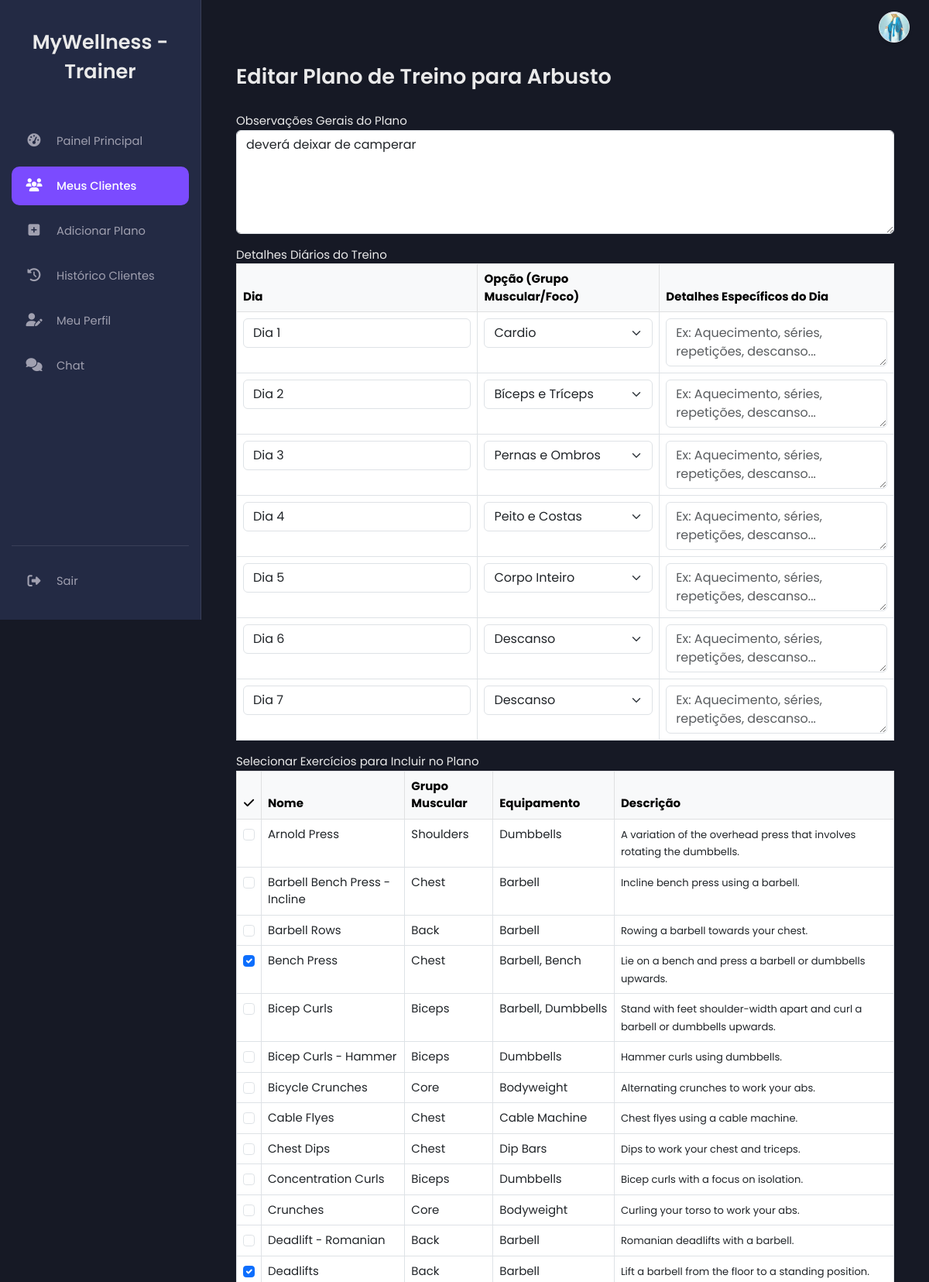
Screenshot of /edit_workout_plan.php?client_id=5&workout_plan_id=13 (signed in, upper part) with the database file from the repository.
### tables this page shows
CREATE TABLE `users` (
  `id` int(11) NOT NULL,
  `name` varchar(100) NOT NULL,
  `email` varchar(100) NOT NULL,
  `numero_telemovel` varchar(25) DEFAULT NULL COMMENT 'Número de telemóvel do utilizador',
  `password` varchar(255) NOT NULL,
  `role` enum('client','trainer','nutritionist','admin') NOT NULL,
  `token` varchar(255) DEFAULT NULL,
  `reset_token` varchar(255) DEFAULT NULL,
  `reset_token_expires_at` datetime DEFAULT NULL,
  `first_login` tinyint(1) NOT NULL DEFAULT 1,
  `created_at` timestamp NOT NULL DEFAULT current_timestamp(),
  `profile_picture` varchar(255) DEFAULT NULL
);

CREATE TABLE `workout_plans` (
  `id` int(11) NOT NULL,
  `client_id` int(11) NOT NULL,
  `trainer_id` int(11) NOT NULL,
  `plan_details` text NOT NULL,
  `created_at` timestamp NOT NULL DEFAULT current_timestamp(),
  `is_active` tinyint(1) DEFAULT 0
);

CREATE TABLE `workout_plan_days` (
  `id` int(11) NOT NULL,
  `workout_plan_id` int(11) DEFAULT NULL,
  `day_name` varchar(255) NOT NULL,
  `day_details` text DEFAULT NULL,
  `day_option_id` int(11) DEFAULT NULL
);

CREATE TABLE `day_options` (
  `id` int(11) NOT NULL,
  `name` varchar(255) NOT NULL
);

CREATE TABLE `exercises` (
  `id` int(11) NOT NULL,
  `name` varchar(255) NOT NULL,
  `description` text DEFAULT NULL,
  `muscle_group` varchar(255) DEFAULT NULL,
  `equipment` varchar(255) DEFAULT NULL,
  `image` varchar(255) DEFAULT NULL,
  `video_url` varchar(255) DEFAULT NULL
);

### edit_workout_plan.php (the view, shortened to what this page needs)
<?php
include 'db.php';
include 'header.php';
include 'sidebar_trainer.php';
$client_id = $_GET['client_id'];
$workout_plan_id = $_GET['workout_plan_id'];
$plan = ['plan_details' => ''];
$selected_exercises = [];
$workout_plan_days = [];
$day_options = [];
$client_name = 'Cliente';
try {
    $stmt_client_name = $pdo->prepare("SELECT u.name FROM users u JOIN clients c ON u.id = c.user_id WHERE c.id = ?");
    $stmt_client_name->execute([$client_id]);
    $client_name_result = $stmt_client_name->fetchColumn();
    if ($client_name_result) {
        $client_name = $client_name_result;
    } else {
        throw new Exception("Cliente não encontrado.");
    }
    $stmt_plan = $pdo->prepare("SELECT plan_details FROM workout_plans WHERE id = ? AND trainer_id = ? AND client_id = ?");
    $stmt_plan->execute([$workout_plan_id, $_SESSION['user_id'], $client_id]);
    $plan_result = $stmt_plan->fetch();
    if ($plan_result) {
        $plan = $plan_result;
    } else {
        throw new Exception("Plano de treino não encontrado ou acesso negado.");
    }
    $stmt_selected_exercises = $pdo->prepare("SELECT exercise_id FROM workout_plan_exercises WHERE workout_plan_id = ?");
    $stmt_selected_exercises->execute([$workout_plan_id]);
    $selected_exercises = $stmt_selected_exercises->fetchAll(PDO::FETCH_COLUMN);
    $stmt_days = $pdo->prepare("SELECT day_name, day_details, day_option_id FROM workout_plan_days WHERE workout_plan_id = ? ORDER BY FIELD(day_name, 'Dia 1', 'Dia 2', 'Dia 3', 'Dia 4', 'Dia 5', 'Dia 6', 'Dia 7')");
    $stmt_days->execute([$workout_plan_id]);
    $workout_plan_days = $stmt_days->fetchAll();
    $stmt_day_options = $pdo->query("SELECT id, name FROM day_options ORDER BY id");
    $day_options = $stmt_day_options->fetchAll();
    $stmt_all_exercises = $pdo->query("SELECT * FROM exercises ORDER BY name");
    $exercises = $stmt_all_exercises->fetchAll();
} catch (PDOException $e) {
    $page_error = "Erro ao carregar dados para edição: " . $e->getMessage();
    error_log($page_error);
    $plan = ['plan_details' => ''];
    $selected_exercises = [];
    $workout_plan_days = [];
    $day_options = [];
    $exercises = [];
} catch (Exception $e) {
     $page_error = $e->getMessage();
     echo "<script>alert('" . htmlspecialchars($page_error) . "'); window.location.href = 'my_clients.php';</script>";
     exit;
}
?>
<main class="main-content">
    <div class="container mt-5">
        <h2>Editar Plano de Treino para <?= htmlspecialchars($client_name) ?></h2>
        <form method="POST" action="edit_workout_plan.php?client_id=<?= $client_id ?>&workout_plan_id=<?= $workout_plan_id ?>">
            <div class="form-group mb-3">
                <label for="plan_details">Observações Gerais do Plano</label>
                <textarea class="form-control" id="plan_details" name="plan_details" rows="5"><?= htmlspecialchars($plan['plan_details']) ?></textarea>
            </div>
            <div class="form-group mb-3">
                <label>Detalhes Diários do Treino</label>
                <table class="table table-bordered" id="day-details-table">
                    <thead class="table-light">
                        <tr>
                            <th>Dia</th>
                            <th>Opção (Grupo Muscular/Foco)</th>
                            <th>Detalhes Específicos do Dia</th>
                        </tr>
                    </thead>
                    <tbody>
                        <?php
                        $days_data_map = [];
                        foreach ($workout_plan_days as $day) {
                            $days_data_map[$day['day_name']] = $day;
                        }
                        for ($i = 1; $i <= 7; $i++):
                            $current_day_name = "Dia " . $i;
                            $day_data = $days_data_map[$current_day_name] ?? ['day_details' => '', 'day_option_id' => null];
                        ?>
                            <tr>
                                <td>
                                    <input type="text" class="form-control" name="day[]" value="<?= htmlspecialchars($current_day_name) ?>" readonly required>
                                </td>
                                <td>
                                    <select class="form-select" name="day_option_id[]">
                                        <?php foreach ($day_options as $option): ?>
                                            <option value="<?= $option['id'] ?>" <?= ($day_data['day_option_id'] == $option['id']) ? 'selected' : '' ?>>
                                                <?= htmlspecialchars($option['name']) ?>
                                            </option>
                                        <?php endforeach; ?>
                                    </select>
                                </td>
                                <td>
                                    <textarea class="form-control" name="day_details[]" rows="2" placeholder="Ex: Aquecimento, séries, repetições, descanso..."><?= htmlspecialchars($day_data['day_details']) ?></textarea>
                                </td>
                            </tr>
                        <?php endfor; ?>
                    </tbody>
                </table>
            </div>
            <div class="form-group mb-3">
                <label>Selecionar Exercícios para Incluir no Plano</label>
                <div class="table-responsive">
                    <table class="table table-bordered table-hover">
                        <thead class="table-light">
                            <tr>
                                <th class="text-center"><i class="fas fa-check"></i></th>
                                <th>Nome</th>
                                <th>Grupo Muscular</th>
                                <th>Equipamento</th>
                                <th>Descrição</th>
                            </tr>
                        </thead>
                        <tbody>
                            <?php
                            if (empty($exercises)) {
                                echo "<tr><td colspan='5' class='text-center text-muted'>Nenhum exercício cadastrado no sistema. <a href='#'>Adicionar exercícios</a>.</td></tr>";
                            } else {
                                foreach ($exercises as $exercise) {
                                    $is_checked = in_array($exercise['id'], $selected_exercises);
                                    echo "<tr>";
                                    echo "<td class='text-center'><input type='checkbox' class='form-check-input' name='selected_exercises[]' value='" . $exercise['id'] . "'" . ($is_checked ? " checked" : "") . "></td>";
                                    echo "<td>" . htmlspecialchars($exercise['name']) . "</td>";
                                    echo "<td>" . htmlspecialchars($exercise['muscle_group']) . "</td>";
                                    echo "<td>" . htmlspecialchars($exercise['equipment']) . "</td>";
                                    echo "<td><small>" . htmlspecialchars($exercise['description']) . "</small></td>";
                                    echo "</tr>";
                                }
                            }
                            ?>
                        </tbody>
                    </table>
                </div>
            </div>
        </form>
    </div>
</main>
<?php include 'footer.php'; ?>

### assets/css/dashboard_cliente.css (style rules this page uses)
:root { --bg-dark-primary: #161925; --bg-dark-secondary: #232A44; --text-light: #EAEAEA; --text-muted: #A0A0B0; --accent-color: #7B4BFF; --accent-color-hover: #6a3ffb; --border-color: #3a3f58; --sidebar-width: 260px; --sidebar-width-collapsed: 80px; --font-family: 'Poppins', sans-serif; }
body.dashboard-body { background-color: var(--bg-dark-primary); color: var(--text-light); font-family: var(--font-family); margin: 0; padding: 0; display: flex; min-height: 100vh; font-size: 15px; }
.main-content { margin-left: var(--sidebar-width); padding: 35px 45px; width: calc(100% - var(--sidebar-width)); background-color: var(--bg-dark-primary); transition: margin-left 0.3s ease, width 0.3s ease; overflow-y: auto; }
.main-content h2 { color: var(--text-light); margin-bottom: 30px; font-weight: 600; font-size: 1.8em; }
.container, .container-fluid, .container-lg, .container-md, .container-sm, .container-xl, .container-xxl { padding-left: 0; padding-right: 0; max-width: 100%; }

### assets/css/personalizacao_chat.css (style rules this page uses)
:root { --chat-bg: #FFFFFF; --chat-text: #000000; --chat-border: #D1D1D6; --chat-messages-bg: #FFFFFF; --chat-input-area-bg: #F8F9FA; --chat-input-bg: #FFFFFF; --chat-placeholder-text: #8A8A8E; --chat-sent-bg: #007AFF; --chat-sent-bg-rgb: 0, 122, 255; --chat-sent-text: #FFFFFF; --chat-received-bg: #E5E5EA; --chat-received-text: #000000; --chat-timestamp-sent: #d1eaff; --chat-timestamp-received: #6c757d; }

### rows the page displays
users: name "Arbusto"
workout_plans: plan_details "deverá deixar de camperar"
workout_plan_days: value "Dia 1", day_option.name "Cardio"
workout_plan_days: value "Dia 2", day_option.name "Bíceps e Tríceps"
workout_plan_days: value "Dia 3", day_option.name "Pernas e Ombros"
workout_plan_days: value "Dia 4", day_option.name "Peito e Costas"
workout_plan_days: value "Dia 5", day_option.name "Corpo Inteiro"
workout_plan_days: value "Dia 6", day_option.name "Descanso"
workout_plan_days: value "Dia 7", day_option.name "Descanso"
exercises: name "Arnold Press", muscle_group "Shoulders", equipment "Dumbbells", description "A variation of the overhead press that involves rotating the dumbbells."
exercises: name "Barbell Bench Press - Incline", muscle_group "Chest", equipment "Barbell", description "Incline bench press using a barbell."
exercises: name "Barbell Rows", muscle_group "Back", equipment "Barbell", description "Rowing a barbell towards your chest."
exercises: id "☑", name "Bench Press", muscle_group "Chest", equipment "Barbell, Bench", description "Lie on a bench and press a barbell or dumbbells upwards."
exercises: name "Bicep Curls", muscle_group "Biceps", equipment "Barbell, Dumbbells", description "Stand with feet shoulder-width apart and curl a barbell or dumbbells upwards."
exercises: name "Bicep Curls - Hammer", muscle_group "Biceps", equipment "Dumbbells", description "Hammer curls using dumbbells."
exercises: name "Bicycle Crunches", muscle_group "Core", equipment "Bodyweight", description "Alternating crunches to work your abs."
exercises: name "Cable Flyes", muscle_group "Chest", equipment "Cable Machine", description "Chest flyes using a cable machine."
exercises: name "Chest Dips", muscle_group "Chest", equipment "Dip Bars", description "Dips to work your chest and triceps."
exercises: name "Concentration Curls", muscle_group "Biceps", equipment "Dumbbells", description "Bicep curls with a focus on isolation."
exercises: name "Crunches", muscle_group "Core", equipment "Bodyweight", description "Curling your torso to work your abs."
exercises: name "Deadlift - Romanian", muscle_group "Back", equipment "Barbell", description "Romanian deadlifts with a barbell."
exercises: id "☑", name "Deadlifts", muscle_group "Back", equipment "Barbell", description "Lift a barbell from the floor to a standing position."
